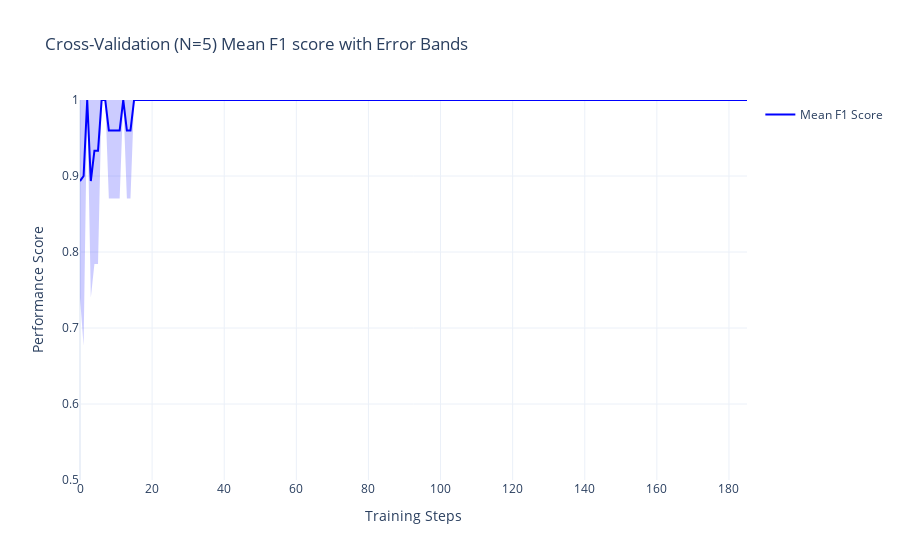

The notebook cell saved with this chart:
### Code cell
from ARISA_DSML.train import plot_error_scatter
cv_results = pd.read_csv(cv_output_path)
plot_error_scatter(
    df_plot=cv_results,
    name="Mean F1 Score",
    title="Cross-Validation (N=5) Mean F1 score with Error Bands",
    xtitle="Training Steps",
    ytitle="Performance Score",
    yaxis_range=[0.5, 1],
)

### Figure 1 — Plotly figure (JSON) as saved in the notebook; plotly's stock layout.template omitted (floating-point values rounded to 4 significant figures; data arrays with more than 128 entries replaced by an {"elided": "..."} marker saying what was removed)
{"data": [{"line": {"color": "blue"}, "mode": "lines", "name": "Mean F1 Score", "type": "scatter", "x": {"elided": "186 int values"}, "y": {"elided": "186 float values"}}, {"fill": "toself", "fillcolor": "rgba(0, 0, 255, 0.2)", "hoverinfo": "skip", "line": {"color": "rgba(255, 255, 255, 0)"}, "showlegend": false, "type": "scatter", "x": {"elided": "372 int values"}, "y": {"elided": "372 float values"}}], "layout": {"title": {"text": "Cross-Validation (N=5) Mean F1 score with Error Bands"}, "xaxis": {"title": {"text": "Training Steps"}}, "yaxis": {"range": [0.5, 1], "title": {"text": "Performance Score"}}}}
